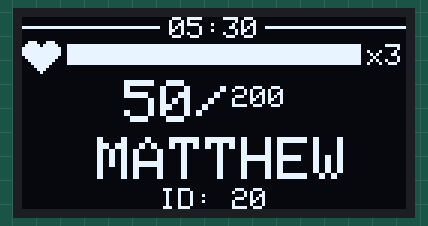
The sketch below on a simulated Arduino Uno, built with avr-gcc and run on an emulated ATmega328P. Parts: 128×64 one-colour display.

Above: at 0.1 s.
At 2.1 s:
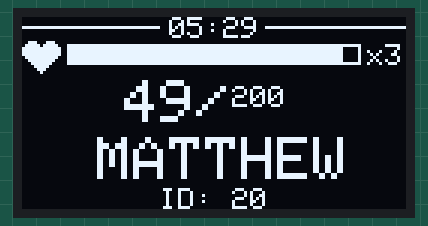
At 11.2 s:
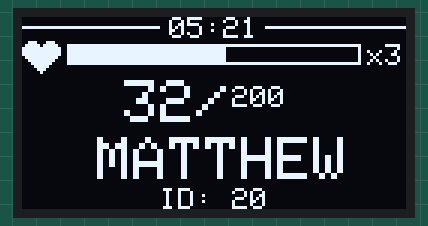
At 20.7 s:
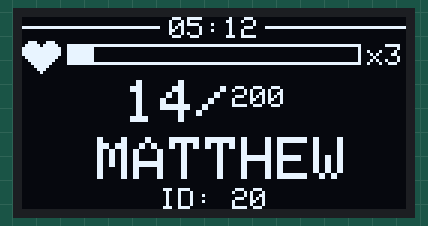
At 29.8 s:
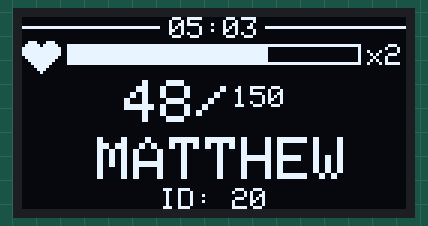
At 39.3 s:
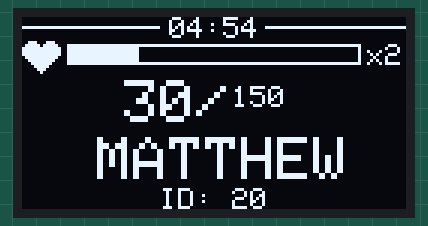

The sketch:

lasertag_modual_display.ino
```cpp
//#include <Wire.h>
#include <Adafruit_GFX.h>
#include <Adafruit_SSD1306.h>

#define OLED_RESET 12
//#define SSD1306_128_64
Adafruit_SSD1306 display(OLED_RESET);

#if (SSD1306_LCDHEIGHT != 64)
#error("Height incorrect, please fix Adafruit_SSD1306.h!");
#endif

int count = 0;

#define amosize 200
#define clipsize 50

int health = 100;
int lives = 3;
int amo = 200;
int clip = 50;
int mins = 5;
int secs = 30;
byte id = 20;
String pName = "MATTHEW";
byte team = 0;

#define Health16_GLCD_HEIGHT 11
#define Health16_GLCD_WIDTH  16
static const unsigned char PROGMEM Health16_glcd_bmp[] = {
  B00111000, B11100000,
  B01111101, B11110000,
  B11111111, B11111000,
  B11111111, B11111000,
  B11111111, B11111000,
  B01111111, B11110000,
  B00111111, B11100000,
  B00011111, B11000000,
  B00001111, B10000000,
  B00000111, B00000000,
  B00000010, B00000000,


};

void draw() {
  //time
  display.clearDisplay();
  display.setTextSize(1);
  display.setCursor(display.width() / 2 - 15, 0);
  if (mins < 10) {
    display.print(0);
  }
  display.print(mins);
  display.print(":");
  if (secs < 10) {
    display.print(0);
  }
  display.println(secs);
  display.drawFastHLine(0, 3, 46, 1);
  display.drawFastHLine(81, 3, 50, 1);

  //health
  display.drawBitmap(0, 8, Health16_glcd_bmp, Health16_GLCD_WIDTH, Health16_GLCD_HEIGHT, 1);
  display.drawRect(15, 9, 98, 7, 1);
  display.fillRect(15, 10, map(health, 0, 100, 0, 97), 5, 1);
  display.setCursor(115, 9);
  display.print("x");
  display.println(lives);

  //clip
  display.setTextSize(2);
  display.setCursor(34, 21);
  if (clip < 10) {
    display.print(0);
  }
  display.print(clip);
  display.print("/");
  display.setCursor(70, 23);
  display.setTextSize(1);
#if(amosize>100)
  if (amo < 100) {
    display.print(0);
  }
#endif
  if (amo < 10) {
    display.print(0);
  }
  display.println(amo);

  //Name,id,team
  display.setTextSize(2);
  //display.setCursor(0, 38);
  if (pName.length() < 10) {
    display.setCursor(64 - (pName.length() * 11) / 2-1, 40);
  } else {
    display.setCursor(0, 40);
  }
  display.println(pName);
  display.setTextSize(1);
  if (team == 0) {
    display.setCursor(46, 57);
  }else{
    display.setCursor(0, 57);
  }
  display.print("ID: ");
  if (id < 10) {
    display.print(0);
  }
  display.print(id);
  display.print("        ");
  if (team > 0) {
    display.print("Team ");
    display.print(team);
  }
  display.display();
}

void setup()   {
  // by default, we'll generate the high voltage from the 3.3v line internally! (neat!)
  display.begin(SSD1306_SWITCHCAPVCC, 0x3D);  // initialize with the I2C addr 0x3D (for the 128x64)
  // init done
  display.setTextColor(1);
  display.setTextWrap(false);
  draw();
  delay(2000);
}


void loop() {
  if (count % 2 == 0) {
    secs--;
    if (secs < 0) {
      if (mins == 0) {
        mins = 20;
      }
      mins--;
      secs = 59;
    }

    health -= 5;
    if (health < 0) {
      lives--;
      if (lives < 1) {
        lives = 3;
      }
      health = 100;
    }
  }

  clip--;
  if (clip < 0) {
    amo -= clipsize;
    clip = clipsize;
    if (amo < 0) {
      amo = amosize;
    }
  }

  draw();
  count++;
  delay(500);
}
```

Measured:
- what the display in image 1 shows lasts 0.5 s, from 2.1 s to 2.6 s
